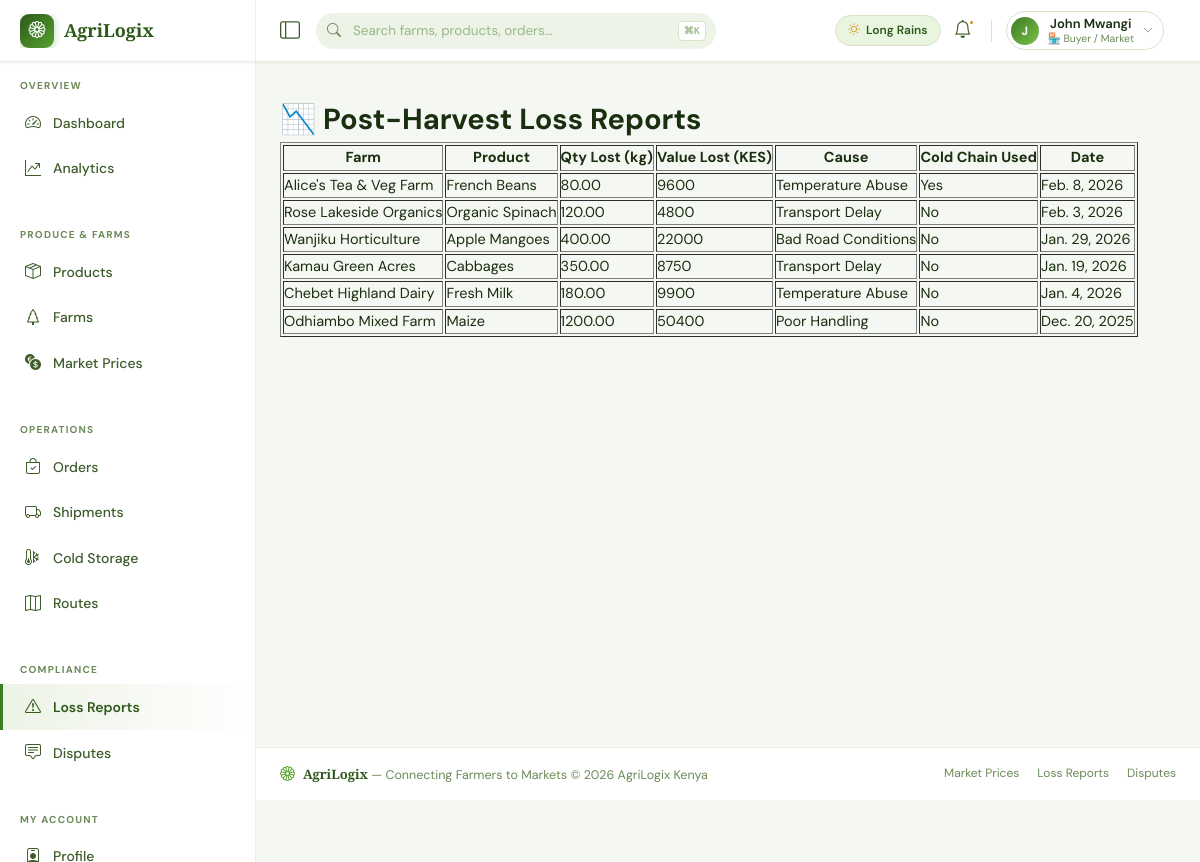
Page /analytics/loss-reports/ (signed in) on the committed database.
### web_app/models.py (models this page shows, shortened)
class User(AbstractUser):
    ROLE_CHOICES = [
        ('farmer', '🌾 Farmer'),
        ('buyer', '🏪 Buyer / Market'),
        ('driver', '🚛 Logistics Driver'),
        ('cold_storage', '❄️ Cold Storage Operator'),
        ('admin', '⚙️ Platform Admin'),
    ]
    role = models.CharField(max_length=20, choices=ROLE_CHOICES, default='buyer')
    phone = models.CharField(max_length=20, unique=True, null=True, blank=True)
    profile_photo = models.ImageField(upload_to='profiles/', null=True, blank=True)
    location = models.CharField(max_length=255, blank=True)
    latitude = models.DecimalField(max_digits=9, decimal_places=6, null=True, blank=True)
    longitude = models.DecimalField(max_digits=9, decimal_places=6, null=True, blank=True)
    is_verified = models.BooleanField(default=False)
    rating = models.DecimalField(max_digits=3, decimal_places=2, default=0.00)
    total_transactions = models.PositiveIntegerField(default=0)
    created_at = models.DateTimeField(auto_now_add=True)
    updated_at = models.DateTimeField(auto_now=True)
    class Meta:
        verbose_name = "User"
        verbose_name_plural = "Users"

class PostHarvestLossReport(models.Model):
    CAUSE_CHOICES = [
        ('temperature', 'Temperature Abuse'),
        ('transport_delay', 'Transport Delay'),
        ('handling', 'Poor Handling'),
        ('packaging', 'Packaging Failure'),
        ('road_condition', 'Bad Road Conditions'),
        ('breakdown', 'Vehicle Breakdown'),
        ('other', 'Other'),
    ]
    farm = models.ForeignKey(Farm, on_delete=models.CASCADE, related_name='loss_reports')
    product_name = models.CharField(max_length=100)
    quantity_lost_kg = models.DecimalField(max_digits=10, decimal_places=2)
    estimated_value_lost = models.DecimalField(max_digits=12, decimal_places=2)
    primary_cause = models.CharField(max_length=20, choices=CAUSE_CHOICES)
    description = models.TextField(blank=True)
    was_cold_chain_used = models.BooleanField(default=False)
    incident_date = models.DateField()
    created_at = models.DateTimeField(auto_now_add=True)
    class Meta:
        ordering = ['-incident_date']
        verbose_name = "Post-Harvest Loss Report"
        verbose_name_plural = "Post-Harvest Loss Reports"

class Farm(models.Model):
    FARM_TYPES = [
        ('crop', 'Crop Farming'),
        ('vegetable', 'Vegetable Farming'),
        ('fruit', 'Fruit Farming'),
        ('mixed', 'Mixed Farming'),
        ('dairy', 'Dairy'),
        ('poultry', 'Poultry'),
    ]
    owner = models.ForeignKey(User, on_delete=models.CASCADE, related_name='farms')
    name = models.CharField(max_length=255)
    farm_type = models.CharField(max_length=20, choices=FARM_TYPES)
    description = models.TextField(blank=True)
    size_acres = models.DecimalField(max_digits=10, decimal_places=2)
    location_name = models.CharField(max_length=255)
    latitude = models.DecimalField(max_digits=9, decimal_places=6)
    longitude = models.DecimalField(max_digits=9, decimal_places=6)
    nearest_town = models.CharField(max_length=100)
    distance_to_road_km = models.DecimalField(max_digits=5, decimal_places=2, default=0)
    has_storage = models.BooleanField(default=False)
    has_electricity = models.BooleanField(default=False)
    water_source = models.CharField(max_length=100, blank=True)
    certification = models.CharField(max_length=100, blank=True)
    photo = models.ImageField(upload_to='farms/', null=True, blank=True)
    is_active = models.BooleanField(default=True)
    created_at = models.DateTimeField(auto_now_add=True)
    class Meta:
        ordering = ['-created_at']
        verbose_name = "Farm"
        verbose_name_plural = "Farms"

### web_app/views.py (the view)
# urls.py: path('analytics/loss-reports/', views.loss_report_list_view, name='loss_report_list'),
@login_required
def loss_report_list_view(request):
    if request.user.role == 'farmer':
        reports = PostHarvestLossReport.objects.filter(farm__owner=request.user)
    else:
        reports = PostHarvestLossReport.objects.all()
    return render(request, 'analytics/loss_reports.html', {
        'reports': reports.select_related('farm').order_by('-incident_date'),
        'causes': PostHarvestLossReport.CAUSE_CHOICES,
    })

### templates/analytics/loss_reports.html (shortened to what this page needs)
{% extends 'base.html' %}
{% block content %}
<h1>📉 Post-Harvest Loss Reports</h1>
<table border="1">
    <thead>
        <tr>
            <th>Farm</th><th>Product</th><th>Qty Lost (kg)</th><th>Value Lost (KES)</th>
            <th>Cause</th><th>Cold Chain Used</th><th>Date</th>
        </tr>
    </thead>
    <tbody>
        {% for report in reports %}
        <tr>
            <td><a href="{% url 'farm_detail' report.farm.pk %}">{{ report.farm.name }}</a></td>
            <td>{{ report.product_name }}</td>
            <td>{{ report.quantity_lost_kg }}</td>
            <td>{{ report.estimated_value_lost|floatformat:0 }}</td>
            <td>{{ report.get_primary_cause_display }}</td>
            <td>{{ report.was_cold_chain_used|yesno:"Yes,No" }}</td>
            <td>{{ report.incident_date }}</td>
        </tr>
        {% empty %}
        <tr><td colspan="7">No loss reports found.</td></tr>
        {% endfor %}
    </tbody>
</table>
{% endblock %}

### templates/base.html (shortened to what this page needs)
<!DOCTYPE html>
<html lang="en">
<head>
    <link href="https://cdn.jsdelivr.net/npm/bootstrap-icons@1.11.3/font/bootstrap-icons.min.css" rel="stylesheet">
</head>
<body>
<nav id="topnav" role="banner">
    <div class="nav-brand-zone">
        <a href="{% url 'dashboard' %}" style="display:flex;align-items:center;gap:10px;overflow:hidden;">
            <div class="brand-logo"><i class="bi bi-flower1"></i></div>
            <span class="brand-text">AgriLogix</span>
        </a>
    </div>
    <div class="nav-controls">
        <button class="sidebar-toggle-btn" id="sidebarToggle" aria-label="Toggle sidebar" title="Toggle navigation">
            <i class="bi bi-layout-sidebar"></i>
        </button>
        <div class="nav-search" role="search">
            <input type="text" id="globalSearch" placeholder="Search farms, products, orders…" autocomplete="off" aria-label="Global search">
            <span class="search-kbd">⌘K</span>
        </div>
        <div class="nav-right">
            {% if user.is_authenticated %}
            <div class="season-chip">
                <i class="bi bi-sun" style="color:var(--amber-400);"></i> Long Rains
            </div>
            <a href="{% url 'notification_list' %}" class="nav-icon-btn" aria-label="Notifications">
                <i class="bi bi-bell"></i>
                {% if unread_count %}
                    <span class="notif-count">{{ unread_count }}</span>
                {% else %}
                    <span class="notif-pip"></span>
                {% endif %}
            </a>
            <div class="profile-dropdown">
                <button class="profile-btn" id="profileToggle" aria-haspopup="true" aria-expanded="false">
                    <div class="p-avatar">{{ user.get_full_name|default:user.username|first|upper }}</div>
                    <div class="p-info">
                        <span class="p-name">{{ user.get_full_name|default:user.username }}</span>
                        <span class="p-role">{{ user.get_role_display }}</span>
                    </div>
                    <i class="bi bi-chevron-down p-chevron"></i>
                </button>
            </div>
            {% else %}
            <div class="auth-links">
                <a href="{% url 'login' %}" class="btn-ghost">Sign In</a>
                <a href="{% url 'register' %}" class="btn-solid">Get Started</a>
            </div>
            {% endif %}
        </div>
    </div>
</nav>
<div id="layout">
    <aside id="sidebar" role="navigation" aria-label="Main navigation">
        <div class="sidebar-inner">
            <span class="sb-section-label">Overview</span>
            <a href="{% url 'dashboard' %}" class="sidebar-link"><i class="bi bi-speedometer2"></i> Dashboard</a>
            <a href="{% url 'analytics_dashboard' %}" class="sidebar-link"><i class="bi bi-graph-up-arrow"></i> Analytics</a>
            <span class="sb-section-label">Produce &amp; Farms</span>
            <a href="{% url 'product_list' %}" class="sidebar-link"><i class="bi bi-box-seam"></i> Products</a>
            <a href="{% url 'farm_list' %}" class="sidebar-link"><i class="bi bi-tree"></i> Farms</a>
            <a href="{% url 'market_prices' %}" class="sidebar-link"><i class="bi bi-currency-exchange"></i> Market Prices</a>
            <span class="sb-section-label">Operations</span>
            <a href="{% url 'order_list' %}" class="sidebar-link"><i class="bi bi-bag-check"></i> Orders</a>
            <a href="{% url 'shipment_list' %}" class="sidebar-link"><i class="bi bi-truck"></i> Shipments</a>
            <a href="{% url 'cold_storage_list' %}" class="sidebar-link"><i class="bi bi-thermometer-snow"></i> Cold Storage</a>
            <a href="{% url 'route_list' %}" class="sidebar-link"><i class="bi bi-map"></i> Routes</a>
            <span class="sb-section-label">Compliance</span>
            <a href="{% url 'loss_report_list' %}" class="sidebar-link"><i class="bi bi-exclamation-triangle"></i> Loss Reports</a>
            <a href="{% url 'dispute_list' %}" class="sidebar-link"><i class="bi bi-chat-square-text"></i> Disputes</a>
            {% if user.is_authenticated %}
            <span class="sb-section-label">My Account</span>
            <a href="{% url 'profile' %}" class="sidebar-link"><i class="bi bi-person-badge"></i> Profile</a>
            {% endif %}
        </div>
    </aside>
    <div id="page-content">
        <div id="breadcrumb-wrap">{% block breadcrumb %}{% endblock %}</div>
        <main id="main-content">
            {% block content %}{% endblock %}
        </main>
        <footer id="footer">
            <div class="footer-brand">
                <i class="bi bi-flower1" style="color:var(--green-400);font-size:15px;"></i>
                <span><strong>AgriLogix</strong> — Connecting Farmers to Markets &copy; {% now "Y" %} AgriLogix Kenya</span>
            </div>
            <nav class="footer-links" aria-label="Footer links">
                <a href="{% url 'market_prices' %}">Market Prices</a>
                <a href="{% url 'loss_report_list' %}">Loss Reports</a>
                <a href="{% url 'dispute_list' %}">Disputes</a>
            </nav>
        </footer>
    </div>
</div>
</body>
</html>

### rows in the picture
User: get_full_name|first "J", get_full_name "John Mwangi", role "🏪 Buyer / Market"
PostHarvestLossReport: farm.name "Alice's Tea & Veg Farm", product_name "French Beans", quantity_lost_kg "80.00", estimated_value_lost "9600", primary_cause "Temperature Abuse", was_cold_chain_used "Yes", incident_date "Feb. 8, 2026"
PostHarvestLossReport: farm.name "Rose Lakeside Organics", product_name "Organic Spinach", quantity_lost_kg "120.00", estimated_value_lost "4800", primary_cause "Transport Delay", was_cold_chain_used "No", incident_date "Feb. 3, 2026"
PostHarvestLossReport: farm.name "Wanjiku Horticulture", product_name "Apple Mangoes", quantity_lost_kg "400.00", estimated_value_lost "22000", primary_cause "Bad Road Conditions", was_cold_chain_used "No", incident_date "Jan. 29, 2026"
PostHarvestLossReport: farm.name "Kamau Green Acres", product_name "Cabbages", quantity_lost_kg "350.00", estimated_value_lost "8750", primary_cause "Transport Delay", was_cold_chain_used "No", incident_date "Jan. 19, 2026"
PostHarvestLossReport: farm.name "Chebet Highland Dairy", product_name "Fresh Milk", quantity_lost_kg "180.00", estimated_value_lost "9900", primary_cause "Temperature Abuse", was_cold_chain_used "No", incident_date "Jan. 4, 2026"
PostHarvestLossReport: farm.name "Odhiambo Mixed Farm", product_name "Maize", quantity_lost_kg "1200.00", estimated_value_lost "50400", primary_cause "Poor Handling", was_cold_chain_used "No", incident_date "Dec. 20, 2025"
